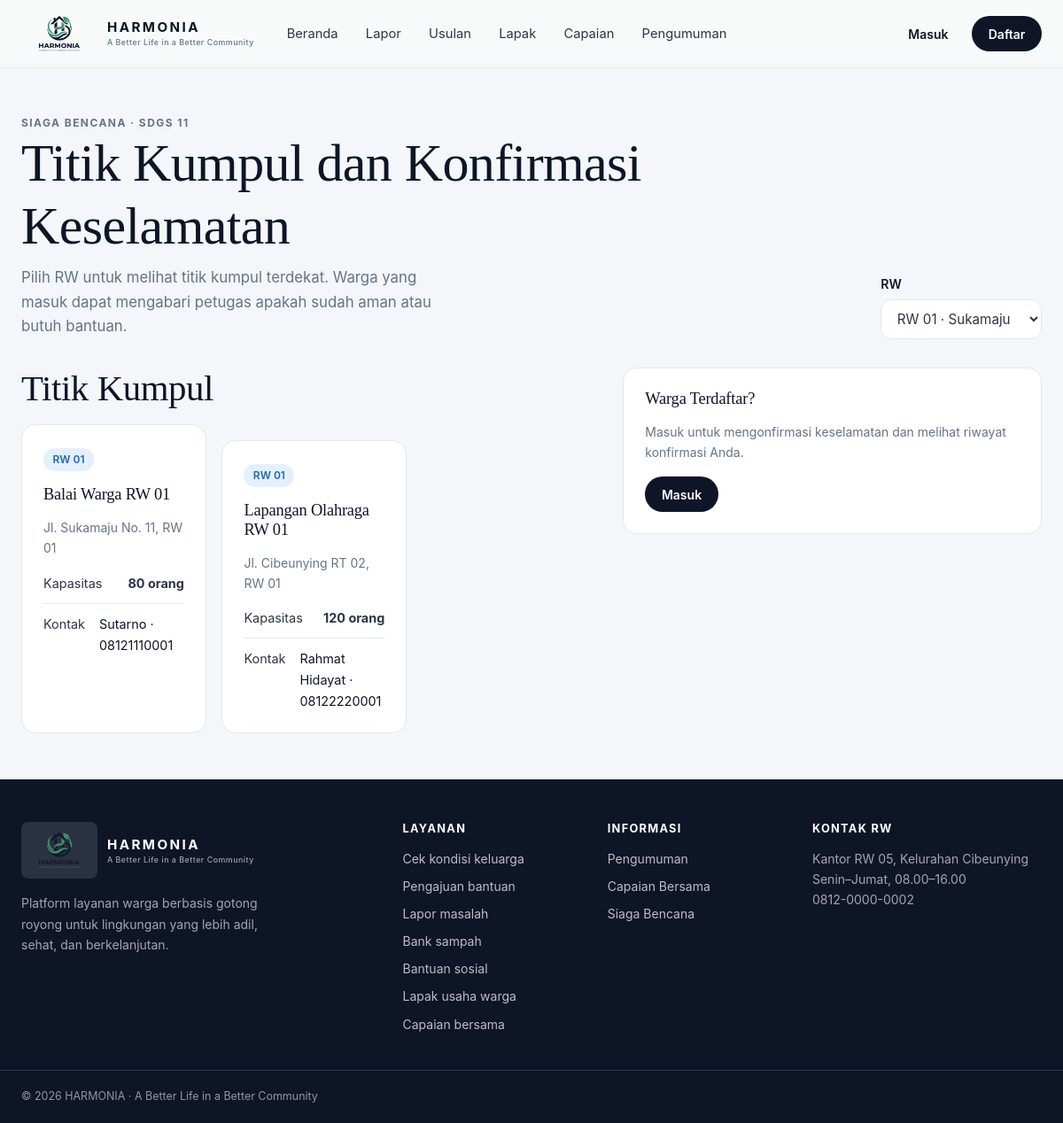
Screenshot of /siaga/index.php with the database file from the repository.
### tables this page shows
CREATE TABLE shelters (
  id INT AUTO_INCREMENT PRIMARY KEY,
  rw_id INT NOT NULL,
  nama VARCHAR(80) NOT NULL,
  alamat_teks VARCHAR(150) NOT NULL,
  kapasitas INT UNSIGNED NOT NULL,
  kontak_nama VARCHAR(80) NOT NULL,
  kontak_hp VARCHAR(20) NOT NULL,
  FOREIGN KEY (rw_id) REFERENCES rw(id) ON DELETE CASCADE
);

CREATE TABLE rw (
  id INT AUTO_INCREMENT PRIMARY KEY,
  nama VARCHAR(30) NOT NULL,
  kelurahan VARCHAR(60) NOT NULL,
  created_at DATETIME DEFAULT CURRENT_TIMESTAMP
);

### includes/helpers.php (called while the page is built, shortened)
<?php
function e($v): string
{
    return htmlspecialchars((string)$v, ENT_QUOTES, 'UTF-8');
}

### config/auth.php (called while the page is built, shortened)
<?php
require_once ROOT_DIR . '/includes/helpers.php';
function user(): ?array
{
    return $_SESSION['user'] ?? null;
}

### siaga/index.php (the view, shortened to what this page needs)
<?php
require_once __DIR__ . '/../config/auth.php';
$u = user();
$rwList = $pdo->query('SELECT id, nama, kelurahan FROM rw ORDER BY nama')->fetchAll();
$rwId = (int)($_GET['rw'] ?? ($u['rw_id'] ?? 0));
if (!$rwId && $rwList) {
    $rwId = (int)$rwList[0]['id'];
}
$st = $pdo->prepare('SELECT s.*, rw.nama AS rw FROM shelters s JOIN rw ON rw.id = s.rw_id WHERE s.rw_id = ? ORDER BY s.nama');
$st->execute([$rwId]);
$shelters = $st->fetchAll();
$terakhir = null;
?>
<?php include ROOT_DIR . '/includes/header.php'; ?>
<section class="section">
    <div class="container">
        <div class="section__head">
            <div>
                <p class="eyebrow">Siaga Bencana · Sdgs 11</p>
                <h1>Titik Kumpul dan Konfirmasi Keselamatan</h1>
                <p class="lead">Pilih RW untuk melihat titik kumpul terdekat. Warga yang masuk dapat mengabari petugas apakah sudah aman atau butuh bantuan.</p>
            </div>
            <form method="get">
                <div class="field" style="margin-bottom:0">
                    <label for="rw">RW</label>
                    <select id="rw" name="rw" onchange="this.form.submit()">
                        <?php foreach ($rwList as $r) : ?>
                            <option value="<?= (int)$r['id'] ?>" <?= $rwId === (int)$r['id'] ? 'selected' : '' ?>><?= e($r['nama']) ?> · <?= e($r['kelurahan']) ?></option>
                        <?php endforeach; ?>
                    </select>
                </div>
            </form>
        </div>
        <div class="dash-grid">
            <div>
                <h2>Titik Kumpul</h2>
                <?php if ($shelters) : ?>
                    <div class="lapak-grid mt-2">
                        <?php foreach ($shelters as $s) : ?>
                            <article class="panel">
                                <span class="chip chip--info"><?= e($s['rw']) ?></span>
                                <h3 class="mt-2"><?= e($s['nama']) ?></h3>
                                <p class="small"><?= e($s['alamat_teks']) ?></p>
                                <ul class="list-plain">
                                    <li><span>Kapasitas</span><b><?= (int)$s['kapasitas'] ?> orang</b></li>
                                    <li><span>Kontak</span><a href="tel:<?= e($s['kontak_hp']) ?>"><?= e($s['kontak_nama']) ?> · <?= e($s['kontak_hp']) ?></a></li>
                                </ul>
                            </article>
                        <?php endforeach; ?>
                    </div>
                <?php else : ?>
                    <div class="empty mt-2"><b>Belum Ada Titik Kumpul</b>Petugas RW dapat menambahkannya lewat halaman kelola.</div>
                <?php endif; ?>
            </div>
            <div>
                <?php if ($u && $u['role'] === 'warga') : ?>
                    <div class="panel">
                        <h3>Konfirmasi Keselamatan</h3>
                        <?php if ($terakhir) : ?>
                            <p class="small">Konfirmasi terakhir: <?= status_chip($terakhir['status']) ?> · <?= tanggal($terakhir['created_at'], true) ?></p>
                        <?php endif; ?>
                        <div class="field">
                            <label for="catatan">Catatan <span class="hint">(opsional, maks. 200)</span></label>
                            <input id="catatan" maxlength="200" placeholder="Mis. lansia perlu transportasi">
                        </div>
                        <div class="form-actions">
                            <button class="btn btn--primary btn--sm" type="button"
                                    data-siaga="aman" data-url="<?= BASE ?>/siaga/konfirmasi.php" data-csrf="<?= csrf_token() ?>">Saya aman</button>
                            <button class="btn btn--danger btn--sm" type="button"
                                    data-siaga="butuh_bantuan" data-url="<?= BASE ?>/siaga/konfirmasi.php" data-csrf="<?= csrf_token() ?>">Butuh bantuan</button>
                        </div>
                        <p class="small mt-2" id="pesan-siaga" role="status"></p>
                        <p class="small muted">Konfirmasi hanya berlaku 24 jam. Kirim ulang bila keadaan berubah.</p>
                    </div>
                <?php elseif (!$u) : ?>
                    <div class="panel">
                        <h3>Warga Terdaftar?</h3>
                        <p class="small">Masuk untuk mengonfirmasi keselamatan dan melihat riwayat konfirmasi Anda.</p>
                        <a class="btn btn--primary btn--sm" href="<?= BASE ?>/auth/login.php">Masuk</a>
                    </div>
                <?php endif; ?>
            </div>
        </div>
    </div>
</section>
<?php
include ROOT_DIR . '/includes/footer.php';

### assets/css/style.css (style rules this page uses)
:root { --lime: #B8F53B; --lime-dark: #84cc16; --navy: #0D1527; --navy-hover: #16223D; --slate: #2C3545; --muted: #64748B; --bg: #F4F6F9; --hero: #E8EEF5; --border: #E2E8F0; --white: #fff; --sage: #E7F6ED; --sage-ink: #1B7A53; --sky: #E4F1FD; --sky-ink: #1D68BD; --peach: #FDEEE9; --peach-ink: #C8502B; --lavender: #EFEBF9; --lavender-ink: #6D32D8; --radius: 20px; --radius-sm: 12px; --shadow-soft: 0 16px 36px rgba(13, 21, 39, .06), 0 2px 6px rgba(13, 21, 39, .03); --shadow-lift: 0 24px 48px rgba(13, 21, 39, .12), 0 6px 14px rgba(13, 21, 39, .05); --serif: Georgia, "Times New Roman", Times, serif; --sans: -apple-system, BlinkMacSystemFont, "Segoe UI", Roboto, Helvetica, Arial, sans-serif; }
* { box-sizing: border-box; }
html { scroll-behavior: smooth; }
body { margin: 0; background: var(--bg); color: var(--slate); font: 400 1rem/1.65 var(--sans); -webkit-font-smoothing: antialiased; }
a { color: var(--navy); text-decoration: none; }
h1, h2, h3 { font-family: var(--serif); font-weight: 400; color: var(--navy); line-height: 1.18; margin: 0 0 .6rem; letter-spacing: -.01em; }
h1 { font-size: clamp(2.4rem, 5vw, 4rem); }
h2 { font-size: clamp(1.85rem, 3.4vw, 2.75rem); }
h3 { font-size: 1.25rem; }
p { margin: 0 0 1rem; color: var(--muted); }
ul { margin: 0; padding: 0; }
.container { width: 100%; max-width: 1240px; margin: 0 auto; padding: 0 1.5rem; }
.eyebrow { font-size: .75rem; font-weight: 700; letter-spacing: .12em; text-transform: uppercase; color: var(--muted); margin: 0 0 .9rem; }
.lead { font-size: 1.05rem; max-width: 46ch; }
.small { font-size: .875rem; }
.mt-2 { margin-top: 1rem; }
.btn { display: inline-flex; align-items: center; justify-content: center; gap: .5rem; min-height: 44px; padding: .75rem 1.5rem; border-radius: 9999px; border: 1px solid transparent; font: 600 .95rem var(--sans); cursor: pointer; transition: transform .18s ease, box-shadow .18s ease, background .18s ease, color .18s ease; }
.btn--primary { background: var(--navy); color: #fff; }
.btn--sm { min-height: 40px; padding: .5rem 1.1rem; font-size: .875rem; }
.section { padding: 3.25rem 0; }
.section__head { display: flex; align-items: flex-end; justify-content: space-between; gap: 2rem; margin-bottom: 2rem; }
.section__head p { max-width: 46ch; margin: 0; }
.chip { display: inline-flex; align-items: center; gap: .35rem; padding: .2rem .65rem; border-radius: 9999px; font-size: .75rem; font-weight: 600; white-space: nowrap; }
.chip--info { background: var(--sky); color: var(--sky-ink); }
.lapak-grid { display: grid; grid-template-columns: repeat(3, minmax(0, 1fr)); grid-auto-rows: 1fr; gap: 1.1rem; }
.field { display: grid; gap: .35rem; margin-bottom: 1rem; }
.field label { font-size: .88rem; font-weight: 600; color: var(--navy); }
.field input, .field select, .field textarea { width: 100%; padding: .7rem .85rem; border: 1px solid var(--border); border-radius: var(--radius-sm); font: inherit; font-size: .95rem; color: var(--slate); background: #fff; min-height: 44px; }
.dash-grid { display: grid; grid-template-columns: 1.4fr 1fr; gap: 1.1rem; align-items: stretch; }
.panel { background: #fff; border: 1px solid var(--border); border-radius: 16px; padding: 1.5rem; }
.panel h3 { font-size: 1.15rem; margin-bottom: .9rem; }
.panel + .panel { margin-top: 1.1rem; }
.list-plain { list-style: none; display: grid; gap: .7rem; }
.list-plain li { display: flex; justify-content: space-between; gap: 1rem; font-size: .9rem; border-bottom: 1px solid var(--border); padding-bottom: .65rem; }
.list-plain li:last-child { border-bottom: 0; padding-bottom: 0; }
.js .reveal { opacity: 0; transform: translateY(24px); transition: opacity .6s ease, transform .6s ease; }
.js .reveal.is-visible { opacity: 1; transform: none; }

### rows the page displays
shelters: rw.nama "RW 01", nama "Balai Warga RW 01", alamat_teks "Jl. Sukamaju No. 11, RW 01", kapasitas "80", kontak_nama "Sutarno", kontak_hp "08121110001"
shelters: rw.nama "RW 01", nama "Lapangan Olahraga RW 01", alamat_teks "Jl. Cibeunying RT 02, RW 01", kapasitas "120", kontak_nama "Rahmat Hidayat", kontak_hp "08122220001"

### other values shown
$label "Beranda"
$label "Lapor"
$label "Usulan"
$label "Lapak"
$label "Capaian"
$label "Pengumuman"
$label "Cek kondisi keluarga"
$label "Pengajuan bantuan"
$label "Lapor masalah"
$label "Bank sampah"
$label "Bantuan sosial"
$label "Lapak usaha warga"
$label "Capaian bersama"
form field rw "RW 01 · Sukamaju"
